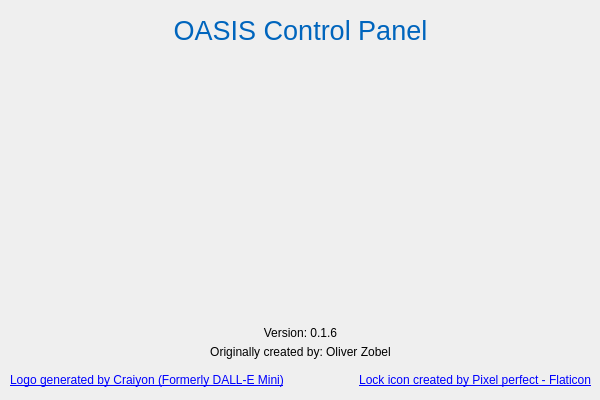
<?xml version="1.0" encoding="UTF-8"?>
<ui version="4.0">
 <class>Dialog</class>
 <widget class="QDialog" name="Dialog">
  <property name="geometry">
   <rect>
    <x>0</x>
    <y>0</y>
    <width>600</width>
    <height>400</height>
   </rect>
  </property>
  <property name="sizePolicy">
   <sizepolicy hsizetype="Fixed" vsizetype="Fixed">
    <horstretch>0</horstretch>
    <verstretch>0</verstretch>
   </sizepolicy>
  </property>
  <property name="minimumSize">
   <size>
    <width>600</width>
    <height>400</height>
   </size>
  </property>
  <property name="maximumSize">
   <size>
    <width>600</width>
    <height>400</height>
   </size>
  </property>
  <property name="contextMenuPolicy">
   <enum>Qt::NoContextMenu</enum>
  </property>
  <property name="windowTitle">
   <string>About OASIS Control Panel</string>
  </property>
  <widget class="QLabel" name="label">
   <property name="geometry">
    <rect>
     <x>0</x>
     <y>10</y>
     <width>601</width>
     <height>41</height>
    </rect>
   </property>
   <property name="font">
    <font>
     <pointsize>20</pointsize>
    </font>
   </property>
   <property name="cursor">
    <cursorShape>ArrowCursor</cursorShape>
   </property>
   <property name="text">
    <string>&lt;html&gt;&lt;head/&gt;&lt;body&gt;&lt;p&gt;&lt;span style=&quot; color:#0065bd;&quot;&gt;OASIS Control Panel&lt;/span&gt;&lt;/p&gt;&lt;/body&gt;&lt;/html&gt;</string>
   </property>
   <property name="alignment">
    <set>Qt::AlignCenter</set>
   </property>
   <property name="textInteractionFlags">
    <set>Qt::NoTextInteraction</set>
   </property>
  </widget>
  <widget class="QLabel" name="label_3">
   <property name="geometry">
    <rect>
     <x>0</x>
     <y>340</y>
     <width>601</width>
     <height>25</height>
    </rect>
   </property>
   <property name="text">
    <string>&lt;html&gt;&lt;head/&gt;&lt;body&gt;&lt;p&gt;Originally created by: Oliver Zobel&lt;/p&gt;&lt;/body&gt;&lt;/html&gt;</string>
   </property>
   <property name="alignment">
    <set>Qt::AlignCenter</set>
   </property>
  </widget>
  <widget class="QLabel" name="label_4">
   <property name="geometry">
    <rect>
     <x>0</x>
     <y>320</y>
     <width>601</width>
     <height>25</height>
    </rect>
   </property>
   <property name="text">
    <string>Version: 0.1.6</string>
   </property>
   <property name="alignment">
    <set>Qt::AlignCenter</set>
   </property>
  </widget>
  <widget class="QLabel" name="label_8">
   <property name="geometry">
    <rect>
     <x>290</x>
     <y>370</y>
     <width>301</width>
     <height>21</height>
    </rect>
   </property>
   <property name="text">
    <string>&lt;a href=&quot;https://www.flaticon.com/de/kostenlose-icons/sperren&quot; title=&quot;sperren Icons&quot;&gt;Lock icon created by Pixel perfect - Flaticon&lt;/a&gt;</string>
   </property>
   <property name="alignment">
    <set>Qt::AlignRight|Qt::AlignTrailing|Qt::AlignVCenter</set>
   </property>
  </widget>
  <widget class="QLabel" name="label_2">
   <property name="geometry">
    <rect>
     <x>170</x>
     <y>60</y>
     <width>256</width>
     <height>256</height>
    </rect>
   </property>
   <property name="contextMenuPolicy">
    <enum>Qt::CustomContextMenu</enum>
   </property>
   <property name="text">
    <string/>
   </property>
   <property name="pixmap">
    <pixmap resource="UI_resources.qrc">:/Icons/resources/icons/256x256.png</pixmap>
   </property>
   <property name="scaledContents">
    <bool>true</bool>
   </property>
  </widget>
  <widget class="QLabel" name="label_5">
   <property name="geometry">
    <rect>
     <x>10</x>
     <y>370</y>
     <width>291</width>
     <height>21</height>
    </rect>
   </property>
   <property name="text">
    <string>&lt;a href=&quot;https://www.craiyon.com/&quot; title=&quot;Craiyon&quot;&gt;Logo generated by Craiyon (Formerly DALL-E Mini)&lt;/a&gt;</string>
   </property>
  </widget>
 </widget>
 <resources>
  <include location="UI_resources.qrc"/>
 </resources>
 <connections/>
</ui>
